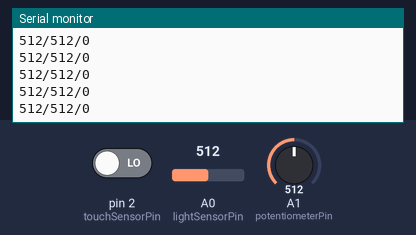
Recording of a sketch running on a simulated Arduino Uno, built with avr-gcc and run on an emulated ATmega328P. On the bench: the last lines printed to the serial monitor. The inputs (shaded band) are chosen by the test bench; at power-on: A1 (potentiometerPin) = 512, pin 2 (touchSensorPin) LOW, A0 (lightSensorPin) = 512.

Above: at 1.2 s.
1.3 s: A1 (potentiometerPin) set to 106
At 2.4 s:
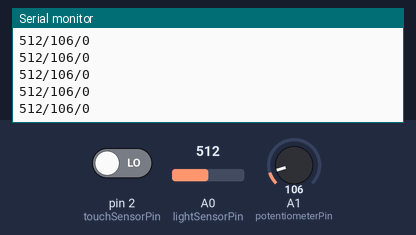
4.3 s: A1 (potentiometerPin) set to 94
At 5.2 s:
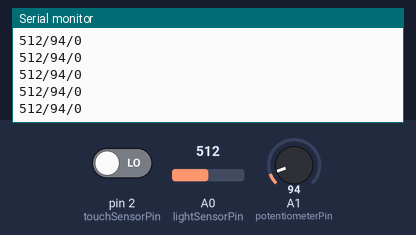
Timing chart, 0 to 7.3 s (numbered marks = the images above; inputs shaded):
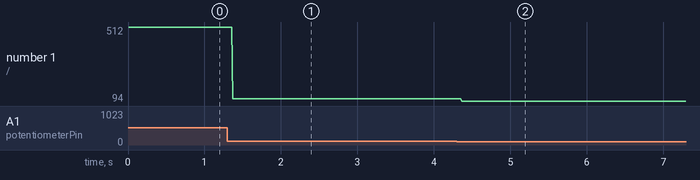

Measured:
- after the input at 1.3 s, the serial monitor: prints a new line after 0.07 s (image 1)
- after the input at 4.3 s, the serial monitor: prints a new line after 0.07 s (image 2)
- plotted number 1: 512 → 106 after the input at 1.3 s, 106 → 94 after the input at 4.3 s

The sketch:

19_06_25.ino
```cpp
int potentiometerPin = 1;
int lightSensorPin = 0;
int touchSensorPin = 2;

int N = 25;

void setup() {
  Serial.begin(9600);
  pinMode(touchSensorPin, INPUT);
}

int oldValue = 0;

void loop() {
  double somme = 0;
  for (int i = 0 ; i < N ; i++) {
    somme += analogRead(lightSensorPin);
    //delay(1);
  }
  somme = somme / (double)N;
  double somme2 = 0;
  for (int i = 0 ; i < N ; i++) {
    somme2 += analogRead(potentiometerPin);
    //delay(1);
  }
  somme2 = somme2 / (double)N;
  Serial.println((String)(int)somme + "/" + (String)(int)somme2 + "/" + (String)digitalRead(touchSensorPin));
  //delay(15);
}
```
